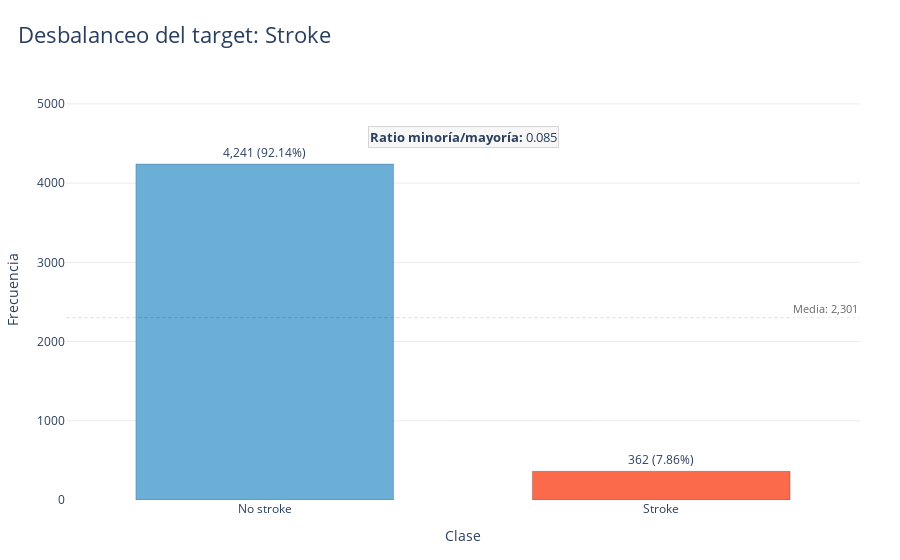

Notebook source saved alongside this figure:
### Markdown cell above
Este bloque **visualiza el desbalanceo del target** con un gráfico de barras en Plotly.

- Muestra **frecuencia y porcentaje** de cada clase (No stroke vs. Stroke), coloreadas para distinguirlas.

- Añade una **línea de referencia** con la media de frecuencias y una **anotación del ratio minoría/mayoría**, lo que permite ver de un vistazo cuán desbalanceado está el dataset.

### Code cell
import plotly.graph_objects as go

def plot_stroke_imbalance(df, target_col='stroke', class_map={0:'No stroke', 1:'Stroke'}):
    # Conteos y porcentajes
    counts = df[target_col].value_counts().sort_index()
    percents = (counts / len(df) * 100).round(2)

    # Ordenar por 0,1 si existen
    idx = [i for i in [0,1] if i in counts.index] or list(counts.index)
    x_labels = [class_map.get(i, str(i)) for i in idx]
    y_values = counts.loc[idx].values
    pct_values = percents.loc[idx].values

    # Ratio (minoría/mayoría)
    ratio = counts.min() / counts.max()

    # Colores
    palette = {
        'No stroke': '#6BAED6',
        'Stroke':    '#FB6A4A'
    }
    bar_colors = [palette.get(lbl, '#4C78A8') for lbl in x_labels]

    # Texto sobre las barras
    text_labels = [f"{y:,} ({p:.2f}%)" for y, p in zip(y_values, pct_values)]

    fig = go.Figure(data=[
        go.Bar(
            x=x_labels,
            y=y_values,
            text=text_labels,
            textposition='outside',
            marker=dict(color=bar_colors, line=dict(color='rgba(0,0,0,0.2)', width=1)),
            hovertemplate="<b>%{x}</b><br>Frecuencia: %{y:,}<br>Porcentaje: %{customdata:.2f}%<extra></extra>",
            customdata=pct_values
        )
    ])

    fig.update_layout(
        title=dict(
            text="Desbalanceo del target: Stroke",
            x=0.02, xanchor='left', y=0.95,
            font=dict(size=22)
        ),
        xaxis=dict(
            title="Clase",
            tickfont=dict(size=12)
        ),
        yaxis=dict(
            title="Frecuencia",
            rangemode='tozero',
            gridcolor='rgba(0,0,0,0.08)'
        ),
        bargap=0.35,
        plot_bgcolor='white',
        paper_bgcolor='white',
        margin=dict(l=60, r=40, t=80, b=60),
        showlegend=False
    )


    y_mean = np.mean(y_values)
    fig.add_shape(
        type="line",
        x0=-0.5, x1=len(x_labels)-0.5,
        y0=y_mean, y1=y_mean,
        line=dict(color="rgba(0,0,0,0.15)", width=1, dash="dot")
    )
    fig.add_annotation(
        x=len(x_labels)-0.5, y=y_mean,
        xanchor="right", yanchor="bottom",
        text=f"Media: {int(y_mean):,}",
        showarrow=False,
        font=dict(size=11, color="rgba(0,0,0,0.6)"),
        bgcolor="rgba(255,255,255,0.7)"
    )

    # Anotación con ratio
    fig.add_annotation(
        x=0.5, y=max(y_values)*1.08,
        text=f"<b>Ratio minoría/mayoría:</b> {ratio:.3f}",
        showarrow=False,
        font=dict(size=13),
        align="center",
        bgcolor="rgba(247,247,247,0.9)",
        bordercolor="rgba(0,0,0,0.15)",
        borderwidth=1
    )


    fig.update_yaxes(range=[0, max(y_values)*1.25])

    return fig

# Uso:
fig = plot_stroke_imbalance(df, target_col='stroke', class_map={0:'No stroke', 1:'Stroke'})
fig.show()

### Figure 1 — Plotly figure (JSON) as saved in the notebook; plotly's stock layout.template omitted (floating-point values rounded to 4 significant figures)
{"data": [{"customdata": [92.14, 7.86], "hovertemplate": "<b>%{x}</b><br>Frecuencia: %{y:,}<br>Porcentaje: %{customdata:.2f}%<extra></extra>", "marker": {"color": ["#6BAED6", "#FB6A4A"], "line": {"color": "rgba(0,0,0,0.2)", "width": 1}}, "text": ["4,241 (92.14%)", "362 (7.86%)"], "textposition": "outside", "type": "bar", "x": ["No stroke", "Stroke"], "y": [4241, 362]}], "layout": {"annotations": [{"bgcolor": "rgba(255,255,255,0.7)", "font": {"color": "rgba(0,0,0,0.6)", "size": 11}, "showarrow": false, "text": "Media: 2,301", "x": 1.5, "xanchor": "right", "y": 2302.0, "yanchor": "bottom"}, {"align": "center", "bgcolor": "rgba(247,247,247,0.9)", "bordercolor": "rgba(0,0,0,0.15)", "borderwidth": 1, "font": {"size": 13}, "showarrow": false, "text": "<b>Ratio minoría/mayoría:</b> 0.085", "x": 0.5, "y": 4580.0}], "bargap": 0.35, "margin": {"b": 60, "l": 60, "r": 40, "t": 80}, "paper_bgcolor": "white", "plot_bgcolor": "white", "shapes": [{"line": {"color": "rgba(0,0,0,0.15)", "dash": "dot", "width": 1}, "type": "line", "x0": -0.5, "x1": 1.5, "y0": 2302.0, "y1": 2302.0}], "showlegend": false, "title": {"font": {"size": 22}, "text": "Desbalanceo del target: Stroke", "x": 0.02, "xanchor": "left", "y": 0.95}, "xaxis": {"tickfont": {"size": 12}, "title": {"text": "Clase"}}, "yaxis": {"gridcolor": "rgba(0,0,0,0.08)", "range": [0, 5301.0], "rangemode": "tozero", "title": {"text": "Frecuencia"}}}}
